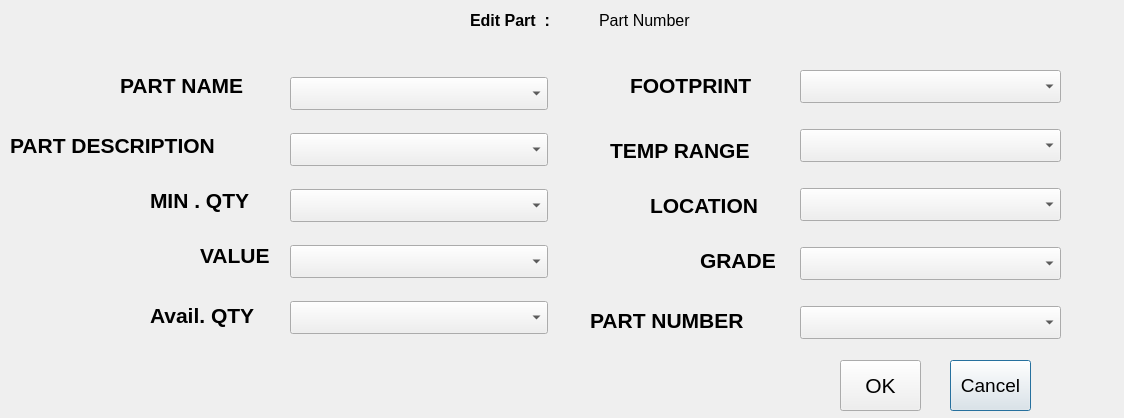
<?xml version="1.0" encoding="UTF-8"?>
<ui version="4.0">
 <class>edit_part</class>
 <widget class="QDialog" name="edit_part">
  <property name="geometry">
   <rect>
    <x>0</x>
    <y>0</y>
    <width>1124</width>
    <height>418</height>
   </rect>
  </property>
  <property name="windowTitle">
   <string>Edit Part</string>
  </property>
  <widget class="QLabel" name="label_2">
   <property name="geometry">
    <rect>
     <x>120</x>
     <y>70</y>
     <width>161</width>
     <height>31</height>
    </rect>
   </property>
   <property name="font">
    <font>
     <pointsize>16</pointsize>
     <weight>75</weight>
     <bold>true</bold>
    </font>
   </property>
   <property name="text">
    <string>PART NAME</string>
   </property>
  </widget>
  <widget class="QLabel" name="label_3">
   <property name="geometry">
    <rect>
     <x>10</x>
     <y>130</y>
     <width>281</width>
     <height>31</height>
    </rect>
   </property>
   <property name="font">
    <font>
     <pointsize>16</pointsize>
     <weight>75</weight>
     <bold>true</bold>
    </font>
   </property>
   <property name="text">
    <string>PART DESCRIPTION</string>
   </property>
  </widget>
  <widget class="QLabel" name="label_4">
   <property name="geometry">
    <rect>
     <x>150</x>
     <y>180</y>
     <width>141</width>
     <height>41</height>
    </rect>
   </property>
   <property name="font">
    <font>
     <pointsize>16</pointsize>
     <weight>75</weight>
     <bold>true</bold>
    </font>
   </property>
   <property name="text">
    <string>MIN . QTY</string>
   </property>
  </widget>
  <widget class="QLabel" name="label_5">
   <property name="geometry">
    <rect>
     <x>200</x>
     <y>240</y>
     <width>91</width>
     <height>31</height>
    </rect>
   </property>
   <property name="font">
    <font>
     <pointsize>16</pointsize>
     <weight>75</weight>
     <bold>true</bold>
    </font>
   </property>
   <property name="text">
    <string>VALUE</string>
   </property>
  </widget>
  <widget class="QLabel" name="label_6">
   <property name="geometry">
    <rect>
     <x>630</x>
     <y>70</y>
     <width>171</width>
     <height>31</height>
    </rect>
   </property>
   <property name="font">
    <font>
     <pointsize>16</pointsize>
     <weight>75</weight>
     <bold>true</bold>
    </font>
   </property>
   <property name="text">
    <string>FOOTPRINT</string>
   </property>
  </widget>
  <widget class="QLabel" name="label_7">
   <property name="geometry">
    <rect>
     <x>610</x>
     <y>140</y>
     <width>181</width>
     <height>21</height>
    </rect>
   </property>
   <property name="font">
    <font>
     <pointsize>16</pointsize>
     <weight>75</weight>
     <bold>true</bold>
    </font>
   </property>
   <property name="text">
    <string>TEMP RANGE</string>
   </property>
  </widget>
  <widget class="QLabel" name="label_8">
   <property name="geometry">
    <rect>
     <x>650</x>
     <y>190</y>
     <width>151</width>
     <height>31</height>
    </rect>
   </property>
   <property name="font">
    <font>
     <pointsize>16</pointsize>
     <weight>75</weight>
     <bold>true</bold>
    </font>
   </property>
   <property name="text">
    <string>LOCATION</string>
   </property>
  </widget>
  <widget class="QLabel" name="label_9">
   <property name="geometry">
    <rect>
     <x>700</x>
     <y>250</y>
     <width>101</width>
     <height>21</height>
    </rect>
   </property>
   <property name="font">
    <font>
     <pointsize>16</pointsize>
     <weight>75</weight>
     <bold>true</bold>
    </font>
   </property>
   <property name="text">
    <string>GRADE</string>
   </property>
  </widget>
  <widget class="QPushButton" name="pushButton_cancel">
   <property name="geometry">
    <rect>
     <x>950</x>
     <y>360</y>
     <width>81</width>
     <height>51</height>
    </rect>
   </property>
   <property name="font">
    <font>
     <pointsize>14</pointsize>
     <weight>50</weight>
     <bold>false</bold>
    </font>
   </property>
   <property name="text">
    <string>Cancel</string>
   </property>
  </widget>
  <widget class="QPushButton" name="pushButton_ok">
   <property name="geometry">
    <rect>
     <x>840</x>
     <y>360</y>
     <width>81</width>
     <height>51</height>
    </rect>
   </property>
   <property name="font">
    <font>
     <pointsize>16</pointsize>
     <weight>50</weight>
     <bold>false</bold>
    </font>
   </property>
   <property name="text">
    <string>OK</string>
   </property>
  </widget>
  <widget class="QWidget" name="layoutWidget">
   <property name="geometry">
    <rect>
     <x>470</x>
     <y>0</y>
     <width>251</width>
     <height>41</height>
    </rect>
   </property>
   <layout class="QHBoxLayout" name="horizontalLayout">
    <item>
     <widget class="QLabel" name="label">
      <property name="font">
       <font>
        <pointsize>12</pointsize>
        <weight>75</weight>
        <bold>true</bold>
       </font>
      </property>
      <property name="text">
       <string>Edit Part  :</string>
      </property>
     </widget>
    </item>
    <item>
     <widget class="QLabel" name="label_10">
      <property name="font">
       <font>
        <pointsize>12</pointsize>
       </font>
      </property>
      <property name="text">
       <string>Part Number</string>
      </property>
     </widget>
    </item>
   </layout>
  </widget>
  <widget class="QLabel" name="label_11">
   <property name="geometry">
    <rect>
     <x>150</x>
     <y>300</y>
     <width>141</width>
     <height>31</height>
    </rect>
   </property>
   <property name="font">
    <font>
     <pointsize>16</pointsize>
     <weight>75</weight>
     <bold>true</bold>
    </font>
   </property>
   <property name="text">
    <string>Avail. QTY</string>
   </property>
  </widget>
  <widget class="QLabel" name="label_12">
   <property name="geometry">
    <rect>
     <x>590</x>
     <y>300</y>
     <width>201</width>
     <height>41</height>
    </rect>
   </property>
   <property name="font">
    <font>
     <pointsize>16</pointsize>
     <weight>75</weight>
     <bold>true</bold>
    </font>
   </property>
   <property name="text">
    <string>PART NUMBER</string>
   </property>
  </widget>
  <widget class="QWidget" name="layoutWidget">
   <property name="geometry">
    <rect>
     <x>800</x>
     <y>50</y>
     <width>261</width>
     <height>312</height>
    </rect>
   </property>
   <layout class="QVBoxLayout" name="verticalLayout">
    <item>
     <widget class="QComboBox" name="comboBox_6">
      <property name="font">
       <font>
        <pointsize>16</pointsize>
       </font>
      </property>
     </widget>
    </item>
    <item>
     <widget class="QComboBox" name="comboBox_7">
      <property name="font">
       <font>
        <pointsize>16</pointsize>
       </font>
      </property>
     </widget>
    </item>
    <item>
     <widget class="QComboBox" name="comboBox_8">
      <property name="font">
       <font>
        <pointsize>16</pointsize>
       </font>
      </property>
     </widget>
    </item>
    <item>
     <widget class="QComboBox" name="comboBox_9">
      <property name="font">
       <font>
        <pointsize>16</pointsize>
       </font>
      </property>
     </widget>
    </item>
    <item>
     <widget class="QComboBox" name="comboBox_10">
      <property name="font">
       <font>
        <pointsize>16</pointsize>
       </font>
      </property>
     </widget>
    </item>
   </layout>
  </widget>
  <widget class="QWidget" name="layoutWidget">
   <property name="geometry">
    <rect>
     <x>290</x>
     <y>60</y>
     <width>258</width>
     <height>295</height>
    </rect>
   </property>
   <layout class="QVBoxLayout" name="verticalLayout_2">
    <item>
     <widget class="QComboBox" name="comboBox_partName">
      <property name="font">
       <font>
        <pointsize>16</pointsize>
       </font>
      </property>
     </widget>
    </item>
    <item>
     <widget class="QComboBox" name="comboBox_descrp">
      <property name="font">
       <font>
        <pointsize>16</pointsize>
       </font>
      </property>
     </widget>
    </item>
    <item>
     <widget class="QComboBox" name="comboBox_MinQty">
      <property name="font">
       <font>
        <pointsize>16</pointsize>
       </font>
      </property>
     </widget>
    </item>
    <item>
     <widget class="QComboBox" name="comboBox_4">
      <property name="font">
       <font>
        <pointsize>16</pointsize>
       </font>
      </property>
     </widget>
    </item>
    <item>
     <widget class="QComboBox" name="comboBox_5">
      <property name="font">
       <font>
        <pointsize>16</pointsize>
       </font>
      </property>
     </widget>
    </item>
   </layout>
  </widget>
 </widget>
 <resources/>
 <connections/>
</ui>
